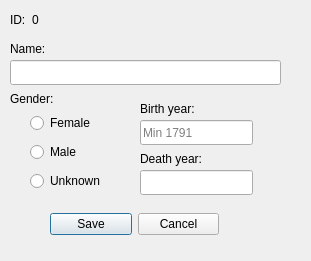
<?xml version="1.0" encoding="UTF-8"?>
<ui version="4.0">
 <class>editDialog</class>
 <widget class="QDialog" name="editDialog">
  <property name="geometry">
   <rect>
    <x>0</x>
    <y>0</y>
    <width>311</width>
    <height>261</height>
   </rect>
  </property>
  <property name="windowTitle">
   <string>Edit person</string>
  </property>
  <widget class="QLineEdit" name="lineEditInside">
   <property name="geometry">
    <rect>
     <x>10</x>
     <y>60</y>
     <width>271</width>
     <height>25</height>
    </rect>
   </property>
  </widget>
  <widget class="QLabel" name="label_21">
   <property name="geometry">
    <rect>
     <x>10</x>
     <y>90</y>
     <width>59</width>
     <height>17</height>
    </rect>
   </property>
   <property name="text">
    <string>Gender:</string>
   </property>
  </widget>
  <widget class="QLineEdit" name="lineEditInsideDeath">
   <property name="geometry">
    <rect>
     <x>140</x>
     <y>170</y>
     <width>113</width>
     <height>25</height>
    </rect>
   </property>
  </widget>
  <widget class="QLabel" name="label_22">
   <property name="geometry">
    <rect>
     <x>140</x>
     <y>150</y>
     <width>81</width>
     <height>17</height>
    </rect>
   </property>
   <property name="text">
    <string>Death year:</string>
   </property>
  </widget>
  <widget class="QLineEdit" name="lineEditInsideBirth">
   <property name="geometry">
    <rect>
     <x>140</x>
     <y>120</y>
     <width>113</width>
     <height>25</height>
    </rect>
   </property>
   <property name="placeholderText">
    <string>Min 1791</string>
   </property>
  </widget>
  <widget class="QLabel" name="label_15">
   <property name="geometry">
    <rect>
     <x>10</x>
     <y>40</y>
     <width>59</width>
     <height>17</height>
    </rect>
   </property>
   <property name="text">
    <string>Name:</string>
   </property>
  </widget>
  <widget class="QLabel" name="label_16">
   <property name="geometry">
    <rect>
     <x>140</x>
     <y>100</y>
     <width>71</width>
     <height>17</height>
    </rect>
   </property>
   <property name="text">
    <string>Birth year:</string>
   </property>
  </widget>
  <widget class="QWidget" name="layoutWidget">
   <property name="geometry">
    <rect>
     <x>10</x>
     <y>10</y>
     <width>36</width>
     <height>19</height>
    </rect>
   </property>
   <layout class="QHBoxLayout" name="horizontalLayout">
    <item>
     <widget class="QLabel" name="label_20">
      <property name="text">
       <string>ID:</string>
      </property>
     </widget>
    </item>
    <item>
     <widget class="QLabel" name="idLabel">
      <property name="text">
       <string>0</string>
      </property>
     </widget>
    </item>
   </layout>
  </widget>
  <widget class="QWidget" name="layoutWidget">
   <property name="geometry">
    <rect>
     <x>30</x>
     <y>110</y>
     <width>89</width>
     <height>85</height>
    </rect>
   </property>
   <layout class="QVBoxLayout" name="verticalLayout">
    <item>
     <widget class="QRadioButton" name="radioButtonFemale">
      <property name="text">
       <string>Female</string>
      </property>
     </widget>
    </item>
    <item>
     <widget class="QRadioButton" name="radioButtonMale">
      <property name="text">
       <string>Male</string>
      </property>
     </widget>
    </item>
    <item>
     <widget class="QRadioButton" name="radioButtonOther">
      <property name="text">
       <string>Unknown</string>
      </property>
     </widget>
    </item>
   </layout>
  </widget>
  <widget class="QWidget" name="layoutWidget">
   <property name="geometry">
    <rect>
     <x>50</x>
     <y>210</y>
     <width>169</width>
     <height>28</height>
    </rect>
   </property>
   <layout class="QHBoxLayout" name="horizontalLayout_2">
    <item>
     <widget class="QPushButton" name="savePushButton">
      <property name="text">
       <string>Save</string>
      </property>
     </widget>
    </item>
    <item>
     <widget class="QPushButton" name="cancelPushButton">
      <property name="text">
       <string>Cancel</string>
      </property>
     </widget>
    </item>
   </layout>
  </widget>
  <widget class="QLabel" name="label_dialogPersonError">
   <property name="geometry">
    <rect>
     <x>150</x>
     <y>30</y>
     <width>131</width>
     <height>20</height>
    </rect>
   </property>
   <property name="text">
    <string/>
   </property>
  </widget>
 </widget>
 <resources/>
 <connections/>
</ui>
